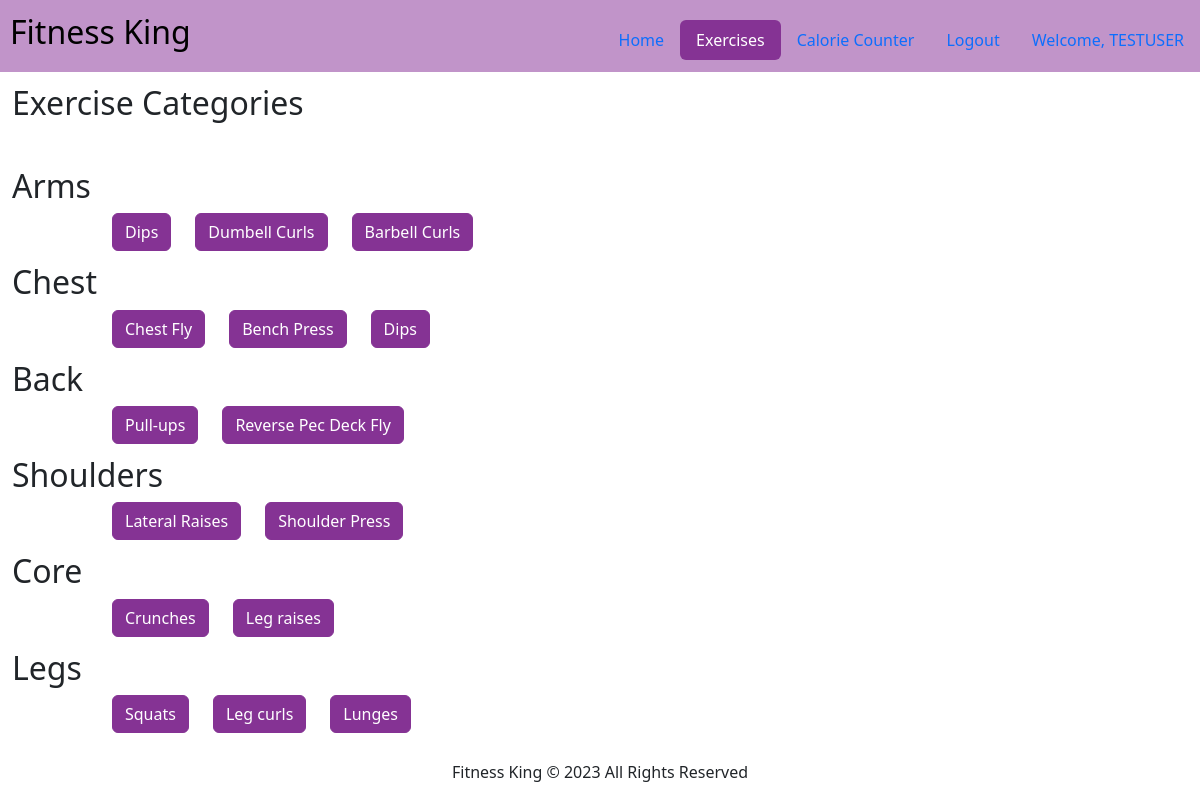
The page /Exercises.php (signed in) on the database its author committed.
### tables this page shows
CREATE TABLE `exercises` (
  `ID` int(11) NOT NULL,
  `exercise_name` varchar(50) NOT NULL,
  `instructions` varchar(1000) NOT NULL,
  `summary` varchar(1000) NOT NULL,
  `furtherInformation` varchar(1000) NOT NULL,
  `video_link` varchar(500) NOT NULL,
  `type` varchar(100) NOT NULL,
  `time` int(100) NOT NULL,
  `calories` int(100) NOT NULL
);

### HTML/Exercises.php (the view, shortened to what this page needs)
<?php
include "config.php";
$sqlarms = "SELECT * FROM exercises WHERE type = 'arms'";
$sqlchest = "SELECT * FROM exercises WHERE type = 'chest'";
$sqlback = "SELECT * FROM exercises WHERE type = 'back'";
$sqlshoulders = "SELECT * FROM exercises WHERE type = 'shoulders'";
$sqlcore = "SELECT * FROM exercises WHERE type = 'core'";
$sqllegs = "SELECT * FROM exercises WHERE type = 'legs'";
$resultarms = mysqli_query($con, $sqlarms);
$resultchest = mysqli_query($con, $sqlchest);
$resultback = mysqli_query($con, $sqlback);
$resultshoulders = mysqli_query($con, $sqlshoulders);
$resultcore = mysqli_query($con, $sqlcore);
$resultlegs = mysqli_query($con, $sqllegs);
?>
<html>
<link href="https://cdn.jsdelivr.net/npm/bootstrap@5.3.0-alpha1/dist/css/bootstrap.min.css" rel="stylesheet">
<head>
<nav class="navbar navbar-expand-lg" style="background-color: #C194C9;">
    <a class="navbar-brand" style="font-size:20px; padding-left:10px;"><h2>Fitness King</h2></a>
    <div class="navbar-collapse" id="navbarSupportedContent">
      <ul class="nav nav-pills ms-auto" style="padding-top:0.75%">
				<li class="nav-item"><a class="nav-link" href="Index.php">Home</a></li>
				<li class="nav-item"><a class="nav-link active" style="background-color: #853394; border-color:#853394;" aria-current="page" href="">Exercises</a></li>
                <li class="nav-item"><a class="nav-link" href="Calories.php">Calorie Counter</a></li>
                <li><?php
                if(!empty($_SESSION["username"]))
                {
                    echo '<li class="nav-item"><a class="nav-link" href="index.php?Logout=" name="Logout" id="Logout">Logout</a></li>';
                }
                else
                {
                    echo '<li class="nav-item"><a class="nav-link" href="login.php">Login</a></li>';
                }
                ?></a></li>
<li class="nav-item"><a class="nav-link" class="user" href="Routines.php">
            Welcome, <?php if(isset($_SESSION['username'])){echo $_SESSION['username'];}
                else echo "User"?>
        </div></a></li>
</nav>
</head>
<body>
<h2 style="padding-left:1%;padding-top:1%;">
    Exercise Categories
</h2>
<br>
<body>
<h2 style="padding-left:1%;padding-top:1%;">
    Arms
</h2>
<div class="row offset-1">
<?php
if (mysqli_num_rows($resultarms) > 0){
while ($row=mysqli_fetch_assoc($resultarms)){
echo"<div class='col-auto'><button class='btn btn-primary' style='background-color: #853394; border-color:#853394;' onclick=document.location='ExerciseDetails.php?ID=" . $row["ID"] . "'>" . $row["exercise_name"] ."</button></div>";
}
}
?>
</div>
<h2 style="padding-left:1%;padding-top:1%;">
    Chest
</h2>
<div class="row offset-1">
<?php
if (mysqli_num_rows($resultchest) > 0){
while ($row=mysqli_fetch_assoc($resultchest)){
echo"<div class='col-auto'><button class='btn btn-primary' style='background-color: #853394; border-color:#853394;' onclick=document.location='ExerciseDetails.php?ID=" . $row["ID"] . "'>" . $row["exercise_name"] ."</button></div>";
}
}
?>
</div>
<h2 style="padding-left:1%;padding-top:1%;">
    Back
</h2>
<div class="row offset-1">
<?php
if (mysqli_num_rows($resultback) > 0){
while ($row=mysqli_fetch_assoc($resultback)){
echo"<div class='col-auto'><button class='btn btn-primary' style='background-color: #853394; border-color:#853394;' onclick=document.location='ExerciseDetails.php?ID=" . $row["ID"] . "'>" . $row["exercise_name"] ."</button></div>";
}
}
?>
</div>
<h2 style="padding-left:1%;padding-top:1%;">
    Shoulders
</h2>
<div class="row offset-1">
<?php
if (mysqli_num_rows($resultshoulders) > 0){
while ($row=mysqli_fetch_assoc($resultshoulders)){
echo"<div class='col-auto'><button class='btn btn-primary' style='background-color: #853394; border-color:#853394;' onclick=document.location='ExerciseDetails.php?ID=" . $row["ID"] . "'>" . $row["exercise_name"] ."</button></div>";
}
}
?>
</div>
<h2 style="padding-left:1%;padding-top:1%;">
    Core
</h2>
<div class="row offset-1">
<?php
if (mysqli_num_rows($resultcore) > 0){
while ($row=mysqli_fetch_assoc($resultcore)){
echo"<div class='col-auto'><button class='btn btn-primary' style='background-color: #853394; border-color:#853394;' onclick=document.location='ExerciseDetails.php?ID=" . $row["ID"] . "'>" . $row["exercise_name"] ."</button></div>";
}
}
?>
</div>
<h2 style="padding-left:1%;padding-top:1%;">
    Legs
</h2>
<div class="row offset-1">
<?php
if (mysqli_num_rows($resultlegs) > 0){
while ($row=mysqli_fetch_assoc($resultlegs)){
echo"<div class='col-auto'><button class='btn btn-primary' style='background-color: #853394; border-color:#853394;' onclick=document.location='ExerciseDetails.php?ID=" . $row["ID"] . "'>" . $row["exercise_name"] ."</button></div>";
}
}
?>
</div>
</body>
<footer style="position: fixed; left: 0; bottom: 0; width: 100%; text-align: center;">
    <p>Fitness King © 2023 All Rights Reserved</p>
</footer>
</html>

### rows shown on the page
exercises: exercise_name "Dips"
exercises: exercise_name "Dumbell Curls"
exercises: exercise_name "Barbell Curls"
exercises: exercise_name "Chest Fly"
exercises: exercise_name "Bench Press"
exercises: exercise_name "Dips"
exercises: exercise_name "Pull-ups"
exercises: exercise_name "Reverse Pec Deck Fly"
exercises: exercise_name "Lateral Raises"
exercises: exercise_name "Shoulder Press"
exercises: exercise_name "Crunches"
exercises: exercise_name "Leg raises"
exercises: exercise_name "Squats"
exercises: exercise_name "Leg curls"
exercises: exercise_name "Lunges"

### other values the page prints
$_SESSION['username'] "TESTUSER"
